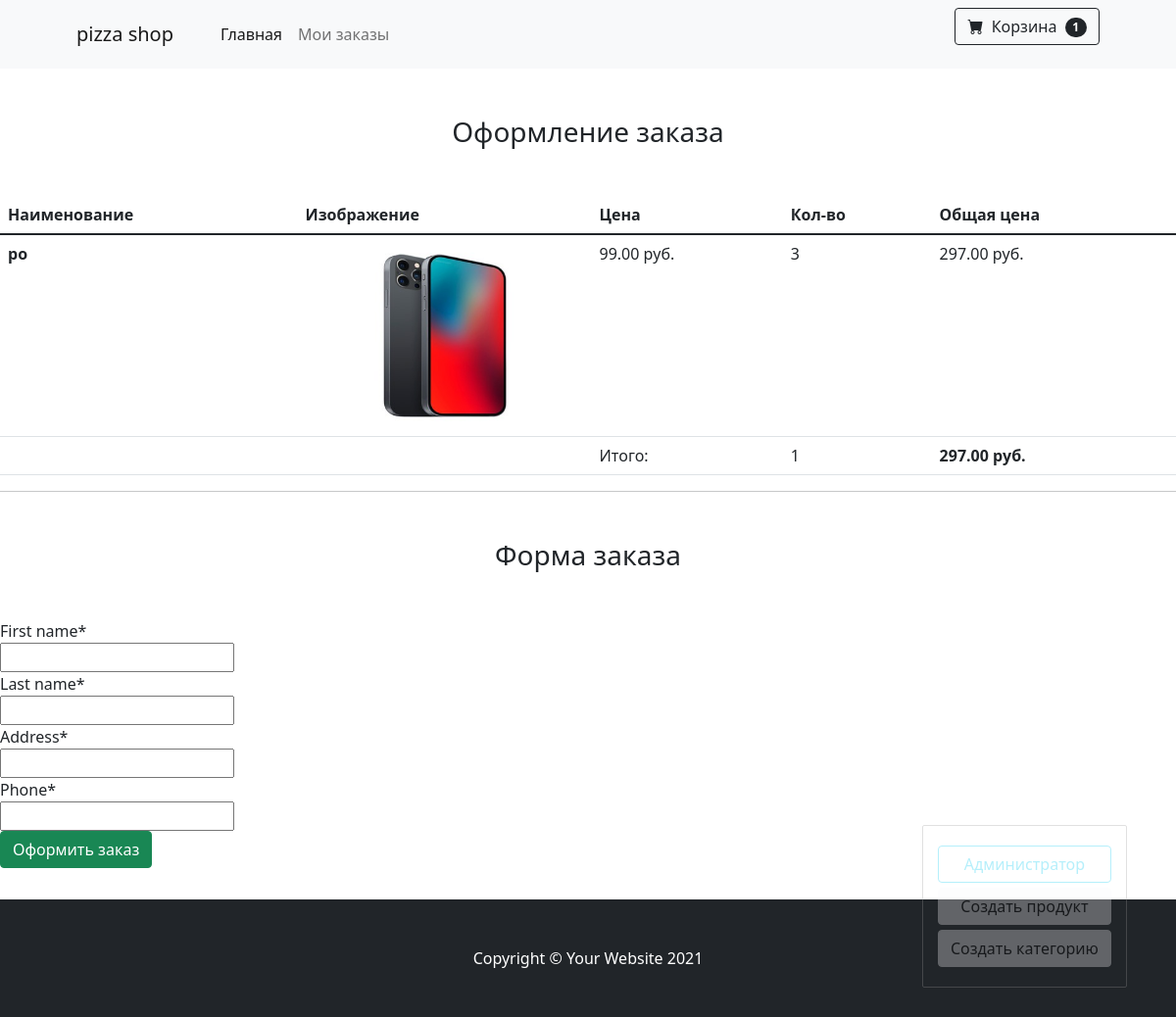
Screenshot of /checkout/ (signed in) with the database file from the repository.
### mainapp/models.py (models this page shows, shortened)
class Cart(models.Model):
    owner = models.ForeignKey('Customer', null=True, on_delete=models.CASCADE)
    products = models.ManyToManyField(CartProduct, blank=True, related_name='related_cart')
    total_products = models.PositiveIntegerField(default=0)
    final_price = models.DecimalField(max_digits=9, default=0, decimal_places=2)
    in_order = models.BooleanField(default=False)
    for_anonymous_user = models.BooleanField(default=False)

class CartProduct(models.Model):
    user = models.ForeignKey('Customer', on_delete=models.CASCADE)
    cart = models.ForeignKey('Cart',  on_delete=models.CASCADE, related_name='related_products')
    product = models.ForeignKey(Products, on_delete=models.CASCADE)
    qty = models.PositiveIntegerField(default=1)
    final_price = models.DecimalField(max_digits=9, decimal_places=2)

class Products(models.Model):
    name = models.CharField(max_length=255, db_index=True)
    description = models.TextField(max_length=255, db_index=True)
    price = models.DecimalField(max_digits=9, decimal_places=2, db_index=True)
    image = models.ImageField(db_index=True)
    categories = models.ManyToManyField('Category', related_name='products')
    slug = models.SlugField(unique=True, default=uuid.uuid1, db_index=True)
    class Meta:
        ordering = ['-id']

### mainapp/views.py (the view)
# urls.py: path('checkout/', CheckoutView.as_view(), name='checkout_url'),
class CheckoutView(CartMixin, View):
    def get(self, request, *args, **kwargs):
        categories = Category.objects.all()
        form = OrderForm(request.POST or None)
        context = {
            'cart': self.cart,
            'categories': categories,
            'form': form
        }
        return render(request, 'website/checkout.html', context)

### mainapp/forms.py
class OrderForm(forms.ModelForm):
    def __init__(self, *args, **kwargs):
        super().__init__(*args, **kwargs)
    class Meta:
        model = Order
        fields = ('first_name', 'last_name', 'address', 'phone')

### mainapp/utils.py (called while the page is built)
    def dispatch(self, request, *args, **kwargs):
        if request.user.is_authenticated:
            customer = Customer.objects.filter(user=request.user).first()
            if not customer:
                customer = Customer.objects.create(
                    user=request.user
                )
            cart = Cart.objects.filter(owner=customer, in_order=False).first()
            if not cart:
                cart = Cart.objects.create(owner=customer)
        else:
            cart = Cart.objects.filter(for_anonymous_user=True).first()
            if not cart:
                cart = Cart.objects.create(for_anonymous_user=True)
        self.cart = cart
        return super().dispatch(request, *args, **kwargs)

### mainapp/templates/website/checkout.html (shortened to what this page needs)
{% extends 'website/base_template.html' %}
{% load crispy_forms_tags %}
{% block content %}
<h3 class="text-center mt-5 mb-5">Оформление заказа</h3>
<table class="table">
  <thead>
    <tr>
      <th scope="col">Наименование</th>
      <th scope="col">Изображение</th>
      <th scope="col">Цена</th>
      <th scope="col">Кол-во</th>
        <th scope="col">Общая цена</th>
    </tr>
  </thead>
  <tbody>
    {% for item in cart.products.all %}
        <tr>
          <th scope="row">{{ item.product.name }}</th>
          <td class="w-25"><img src="{{ item.product.image.url }}" class="img-fluid"></td>
          <td>{{ item.product.price }} руб.</td>
          <td>{{ item.qty }}</td>
            <td>{{ item.final_price }} руб.</td>
        </tr>
    {% endfor %}
        <tr>
          <td colspan="2"></td>
          <td>Итого:</td>
          <td>{{ cart.total_products }}</td>
          <td><strong>{{ cart.final_price }} руб.</strong></td>
        </tr>
  </tbody>
</table>
<hr>
<h3 class="text-center mt-5 mb-5">Форма заказа</h3>
<form action="{% url 'make_order' %}" method="POST">
  {{ form|crispy }}
  <input type="submit" class="btn btn-success btn-block mb-3" value="Оформить заказ">
</form>
{% endblock content %}

### templates/base.html (shortened to what this page needs)
{% load static %}
<html lang="en">
    <head>
        <link href="https://cdn.jsdelivr.net/npm/bootstrap-icons@1.5.0/font/bootstrap-icons.css" rel="stylesheet" />
        <link href="https://cdn.jsdelivr.net/npm/bootstrap@5.1.3/dist/css/bootstrap.min.css" rel="stylesheet">
         <link rel="stylesheet" href="{% static 'css/styles.css' %}">
    </head>
    <body>
        <nav class="navbar navbar-expand-lg navbar-light bg-light">
            <div class="container px-4 px-lg-5">
                <a class="navbar-brand" href="#!">pizza shop</a>
                <div class="collapse navbar-collapse" id="navbarSupportedContent">
                    <ul class="navbar-nav me-auto mb-2 mb-lg-0 ms-lg-4">
                        <li class="nav-item"><a class="nav-link active" aria-current="page" href="{% url 'base_url' %}">Главная</a></li>
                        {% if request.user.is_authenticated %}
                        <li class="nav-item"><a class="nav-link" href="{% url 'profile_url' %}">Мои заказы</a></li>
                        {% endif %}
                    </ul>
                </div>
                <form class="d-flex">
                    <a class="btn btn-outline-dark" type="submit" href="{% url 'cart_url' %}">
                        <i class="bi-cart-fill me-1"></i>
                        Корзина
                        <span class="badge bg-dark text-white ms-1 rounded-pill">{{ cart.products.count }}</span>
                    </a>
                </form>
            </div>
        </nav>
        {% block content %}{% endblock %}
          {% if request.user.is_authenticated and request.user.is_staff %}
        <div class="admin-panel align-items-center">
            <a href="/admin" class="btn btn-outline-info">Администратор</a>
            {% block admin-panel %}{% endblock %}
        </div>
        {% endif %}
        <footer class="py-5 bg-dark">
            <div class="container"><p class="m-0 text-center text-white">Copyright &copy; Your Website 2021</p></div>
        </footer>
    </body>
</html>

### static/css/styles.css (style rules this page uses)
.admin-panel { border: 1px solid #999; border-radius: 2px; position: fixed; right: 50px; bottom: 30px; opacity: 0.3; padding: 15px; }
.admin-panel a { display: block; margin: 5px 0; }

### rows the page displays
Cart: products.count "1", total_products "1", final_price "297.00"
CartProduct: product.name "po", product.image (picture), product.price "99.00", qty "3", final_price "297.00"
